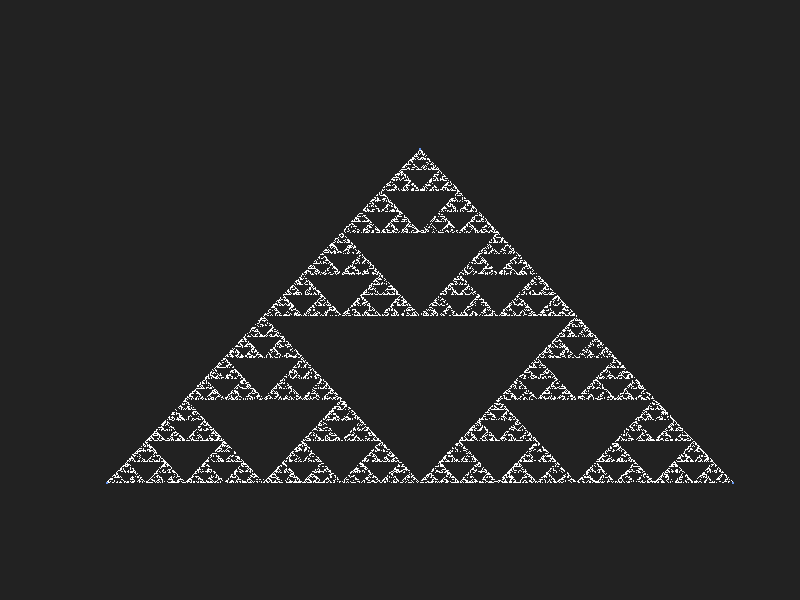
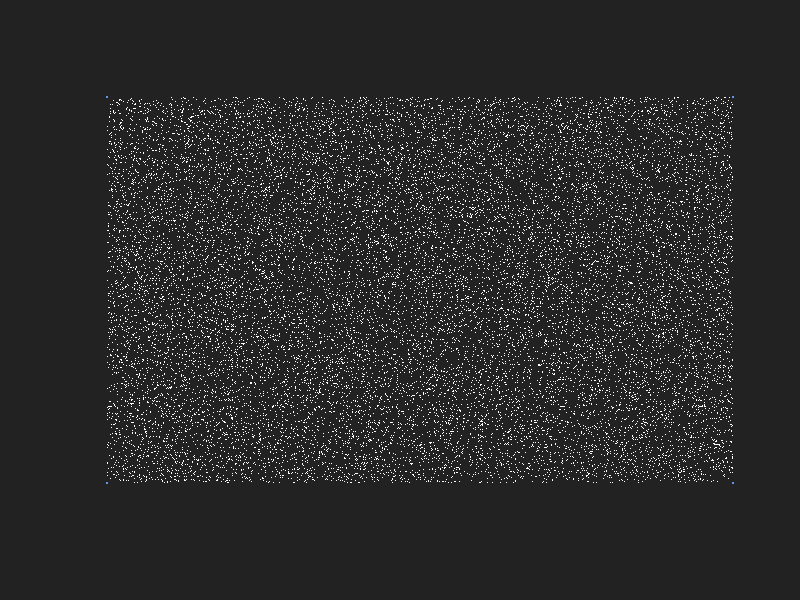
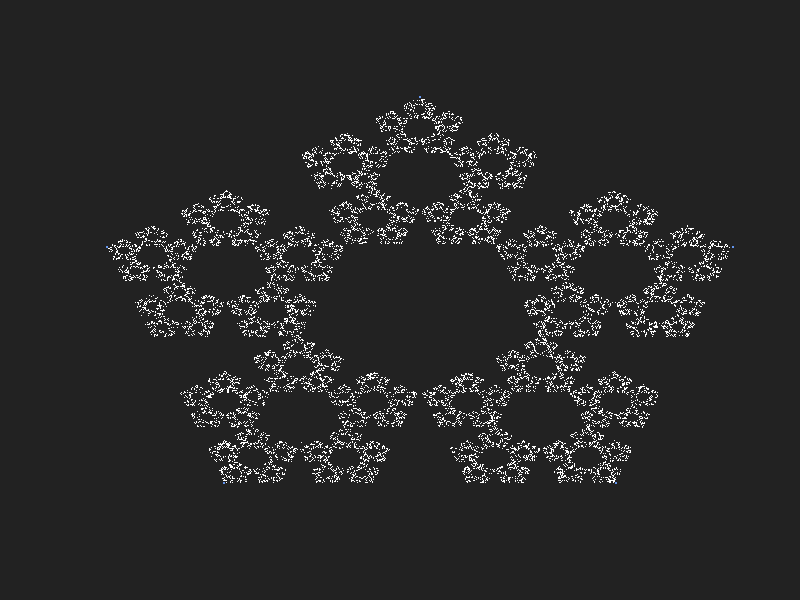
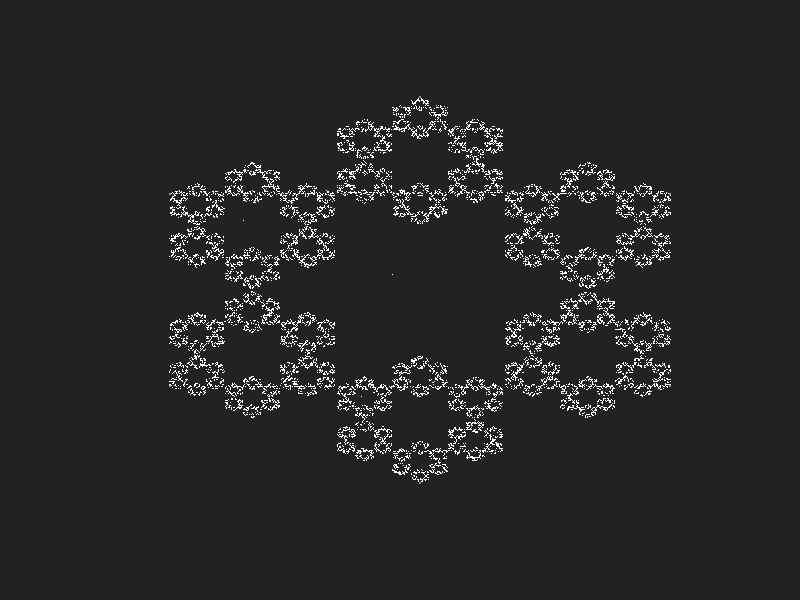

The R script that drew these images, in order:
## ---- chunk 1
# Functie pentru generarea triunghiului
triangle <- function (chaos_distance) 
{
  
  Nmax <- 20000
  
  tips <- matrix(NA, ncol = 3, nrow = 3)
  tips[1,] <- c(1, 0, 0)
  tips[2,] <- c(2, 1, 0)
  
  top_y = sqrt(3)/2
  tips[3,] <- c(3, 0.5, top_y)
  
  tips_nr <- sample(1:3, Nmax, replace = TRUE)
  list_of_points <- matrix(NA, ncol = 2, nrow = Nmax)
  
  rad3pe4 <- sqrt(3) / 4
  pointx <- runif(1, min = 0.25, max = 0.75)
  pointy <- runif(1, min = 0, max = rad3pe4)        # generarea primului punct in interiorul triunghiului
  list_of_points[1,] <- c(pointx, pointy)
  
  for (i in 1:(Nmax - 1)) {
    X <- tips[tips_nr[i], 2]
    Y <- tips[tips_nr[i], 3]
    
    X_new <- list_of_points[i, 1] + (X - list_of_points[i, 1]) * chaos_distance
    Y_new <- list_of_points[i, 2] + (Y - list_of_points[i, 2]) * chaos_distance
    
    list_of_points [i + 1, ] <- c(X_new, Y_new)
  }
  return (list (tips, list_of_points))
}

## ---- chunk 2
  Nmax <- 10
  chaos_distance <- 0.5
  
  tips <- matrix(NA, ncol = 3, nrow = 3)
  tips[1,] <- c(1, 0, 0)
  tips[2,] <- c(2, 1, 0)
  
  top_y = sqrt(3)/2
  tips[3,] <- c(3, 0.5, top_y)
  
  tips_nr <- sample(1:3, Nmax, replace = TRUE)
  list_of_points <- matrix(NA, ncol = 2, nrow = Nmax)
  
  rad3pe4 <- sqrt(3) / 4
  pointx <- runif(1, min = 0.25, max = 0.75)
  pointy <- runif(1, min = 0, max = rad3pe4)
  list_of_points[1,] <- c(pointx, pointy)
  
  for (i in 1:(Nmax - 1))
  {
    X <- tips[tips_nr[i], 2]
    Y <- tips[tips_nr[i], 3]
    
    X_new <- list_of_points[i, 1] + (X - list_of_points[i, 1]) * chaos_distance
    Y_new <- list_of_points[i, 2] + (Y - list_of_points[i, 2]) * chaos_distance
    
    list_of_points [i + 1, ] <- c(X_new, Y_new)
  }
## ---- chunk 3
  tips
## ---- chunk 4
  tips_nr
## ---- chunk 5
  list_of_points
## ---- chunk 6

# Functie pentru generarea triunghiului
triangle <- function (chaos_distance) 
{
  
  Nmax <- 20000
  
  tips <- matrix(NA, ncol = 3, nrow = 3)
  tips[1,] <- c(1, 0, 0)
  tips[2,] <- c(2, 1, 0)
  
  top_y = sqrt(3)/2
  tips[3,] <- c(3, 0.5, top_y)
  
  tips_nr <- sample(1:3, Nmax, replace = TRUE)
  list_of_points <- matrix(NA, ncol = 2, nrow = Nmax)
  
  rad3pe4 <- sqrt(3) / 4
  pointx <- runif(1, min = 0.25, max = 0.75)
  pointy <- runif(1, min = 0, max = rad3pe4)        # generarea primului punct in interiorul triunghiului
  list_of_points[1,] <- c(pointx, pointy)
  
  for (i in 1:(Nmax - 1)) {
    X <- tips[tips_nr[i], 2]
    Y <- tips[tips_nr[i], 3]
    
    X_new <- list_of_points[i, 1] + (X - list_of_points[i, 1]) * chaos_distance
    Y_new <- list_of_points[i, 2] + (Y - list_of_points[i, 2]) * chaos_distance
    
    list_of_points [i + 1, ] <- c(X_new, Y_new)
  }
  return (list (tips, list_of_points))
}

# Functie pentru generarea patratului
square <- function (chaos_distance) 
{
  Nmax <- 20000
  
  tips <- matrix(NA, ncol = 3, nrow = 4)
  tips[1,] <- c(1, 0, 0)
  tips[2,] <- c(2, 1, 0)
  tips[3,] <- c(3, 1, 1)
  tips[4,] <- c(4, 0, 1) 
  
  tips_nr <- floor (runif (Nmax, 1, 5))
  
  list_of_points <- matrix(NA, ncol = 2, nrow = Nmax)
  
  list_of_points[1,] <- c(runif(1, min = 0, max = 1), runif(1, min = 0, max = 1))
  
  for (i in 1:(Nmax - 1)) 
  {
    X <- tips[tips_nr[i], 2]
    Y <- tips[tips_nr[i], 3]
    
    X_new <- list_of_points[i, 1] + (X - list_of_points[i, 1]) * chaos_distance
    Y_new <- list_of_points[i, 2] + (Y - list_of_points[i, 2]) * chaos_distance
    
    list_of_points [i + 1, ] <- c(X_new, Y_new)
  }
  return (list (tips, list_of_points))
}

# Functie pentru generarea pentagonului
pentagon <- function (chaos_distance) 
{
  Nmax <- 20000
  
  tips <- matrix(NA, ncol = 3, nrow = 5)
  tips[1,] <- c(1, 0.1875, 0)
  tips[2,] <- c(2, 0.8125, 0) 
  tips[3,] <- c(3, 1.0, 0.61175) 
  tips[4,] <- c(4, 0.5, 1)
  tips[5,] <- c(5, 0, 0.61175)
  
  tips_nr <- floor (runif (Nmax, 1, 6))
  
  list_of_points <- matrix(NA, ncol = 2, nrow = Nmax)
  
  list_of_points[1,] <- c(runif(1, min = 0, max = 1), runif(1, min = 0, max = 1))
  
  for (i in 1:(Nmax - 1)) 
  {
    X <- tips[tips_nr[i], 2]
    Y <- tips[tips_nr[i], 3]
    
    X_new <- list_of_points[i, 1] + (X - list_of_points[i, 1]) * chaos_distance
    Y_new <- list_of_points[i, 2] + (Y - list_of_points[i, 2]) * chaos_distance
    
    list_of_points [i + 1, ] <- c(X_new, Y_new)
  }
  return (list (tips, list_of_points))
}

# Functie pentru generarea hexagonului
hexagon <- function (chaos_distance) 
{
  Nmax <- 20000
  
  tips <- matrix(NA, ncol = 3, nrow = 6) 
  tips[1,] <- c(1, 0.5, 1) 
  tips[2,] <- c(2, 0.9, 0.75) 
  tips[3,] <- c(3, 0.9, 0.25) 
  tips[4,] <- c(4, 0.5, 0)
  tips[5,] <- c(5, 0.1, 0.25)
  tips[6,] <- c(6, 0.1, 0.75)
  
  tips_nr <- floor (runif (Nmax, 1, 7))
  
  list_of_points <- matrix(NA, ncol = 2, nrow = Nmax)
  
  list_of_points[1,] <- c(runif(1, min = 0, max = 1), runif(1, min = 0, max = 1))
  
  for (i in 1:(Nmax - 1)) 
  {
    X <- tips[tips_nr[i], 2]
    Y <- tips[tips_nr[i], 3]
    
    X_new <- list_of_points[i, 1] + (X - list_of_points[i, 1]) * chaos_distance
    Y_new <- list_of_points[i, 2] + (Y - list_of_points[i, 2]) * chaos_distance
    
    list_of_points [i + 1, ] <- c(X_new, Y_new)
  }
  return (list (tips, list_of_points))
}

## ---- chunk 7
    Nmax = 20000

    data = triangle(0.5)
    
    tips  <- data[[1]]
    list_of_points <- data[[2]]
    
    
    par(bg = "#222222")
    
    plot(0, 0, xlim = c(0, 1), ylim = c(0, 1), col = 0, yaxt = "n", xaxt = "n", xlab = "", ylab = "", bty = "n")
    points(list_of_points[1 : Nmax - 1, 1], list_of_points[1 : Nmax - 1, 2], pch = 46, col = "white")  
    points(tips[, 2],tips[, 3], pch = 46, cex = 2, col = "cornflowerblue")
## ---- chunk 8
    Nmax = 20000

    data = square(0.5)
    
    tips  <- data[[1]]
    list_of_points <- data[[2]]
    
    par(bg = "#222222")
    
    plot(0, 0, xlim = c(0, 1), ylim = c(0, 1), col = 0, yaxt = "n", xaxt = "n", xlab = "", ylab = "", bty = "n")
    points(list_of_points[1 : Nmax, 1], list_of_points[1 : Nmax, 2], pch = 46, col = "white")
    points(tips[,2], tips[,3], pch = 46, cex = 2, col = "cornflowerblue")
## ---- chunk 9
    Nmax = 20000

    data = pentagon(0.62)
    
    tips  <- data[[1]]
    list_of_points <- data[[2]]
    
    par(bg = "#222222")
    
    plot(0, 0, xlim = c(0, 1), ylim = c(0, 1), col = 0, yaxt = "n", xaxt = "n", xlab = "", ylab = "", bty = "n")
    points(list_of_points[1 : Nmax, 1], list_of_points[1 : Nmax, 2], pch = 46, col = "white")
    points(tips[,2], tips[,3], pch = 46, cex = 2, col = "cornflowerblue")
## ---- chunk 10
    Nmax = 20000

    data = hexagon(0.67)
    
    tips  <- data[[1]]
    list_of_points <- data[[2]]
    
    par(bg = "#222222")
    
    plot(0, 0, xlim = c(0, 1), ylim = c(0, 1), col = 0, yaxt = "n", xaxt = "n", xlab = "", ylab = "", bty = "n")
    points(list_of_points[1 : Nmax, 1], list_of_points[1 : Nmax, 2], pch = 46, col = "white")
    points(tips[,2], tips[,3], pch = 46, cex = 2, col = "cornflowerblue")
